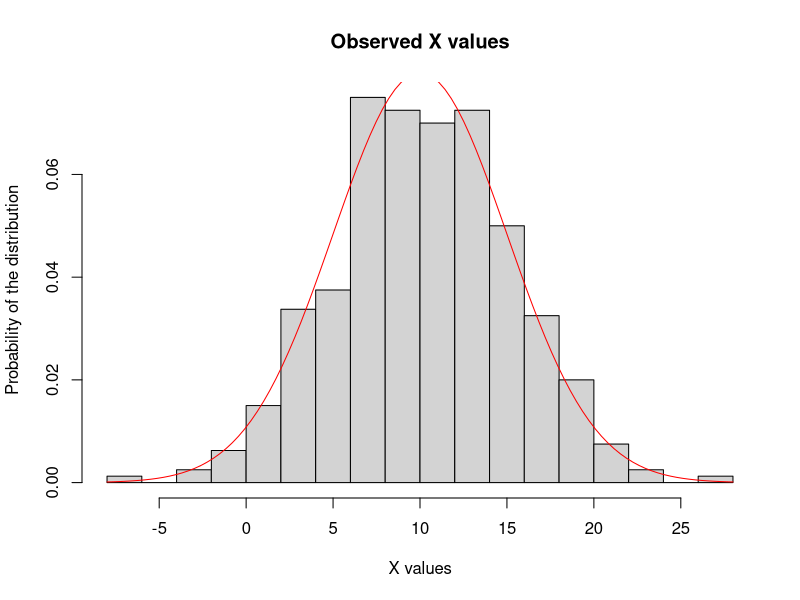
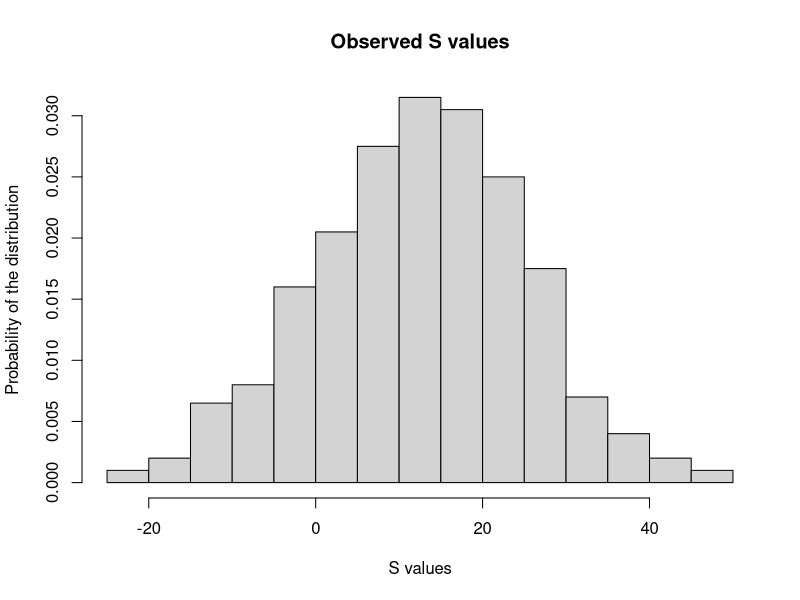
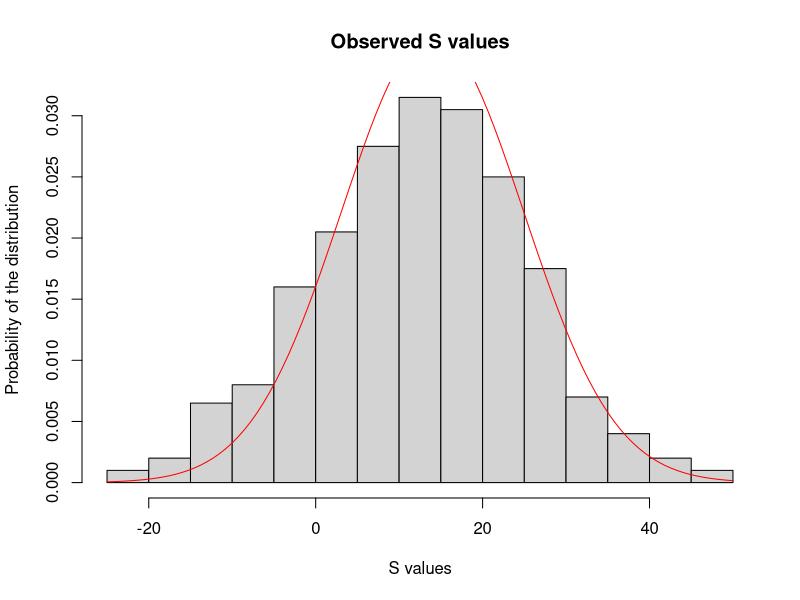
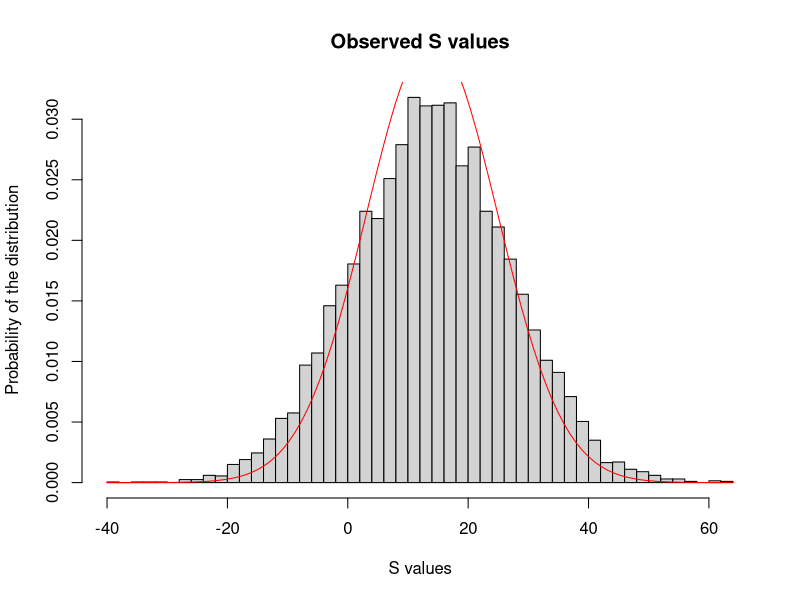
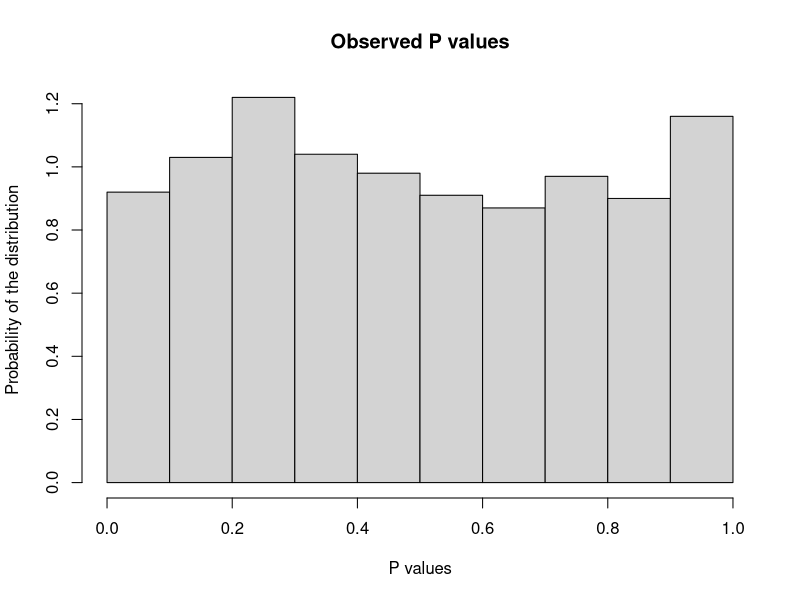
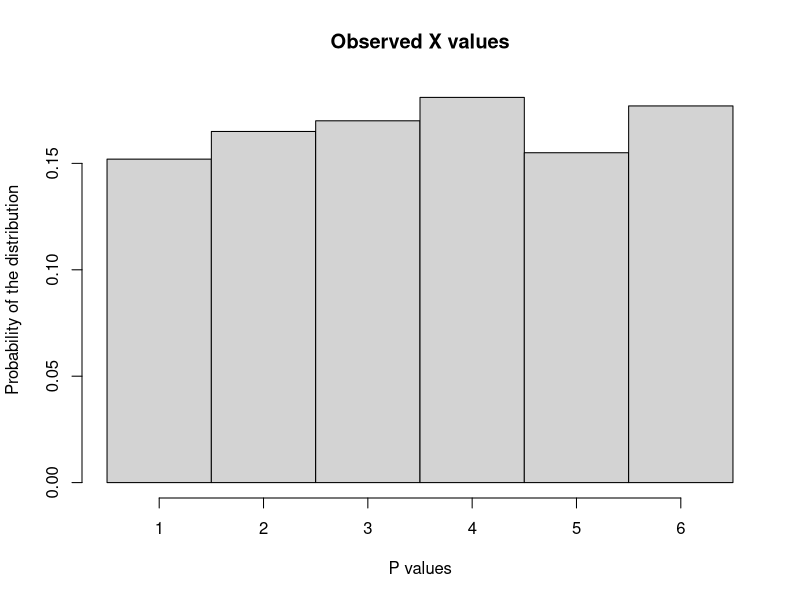

Source code (R) for these figures, in order:
## ---- chunk 1
knitr::opts_chunk$set(echo = TRUE)
## ---- chunk 2
m = 10
s = 5
n = 400
X = rnorm(n, m, s)
hist(X,breaks = 15, prob = TRUE, main = "Observed X values", ylab = "Probability of the distribution", xlab = "X values")
curve((2*pi*s^2)^(-1/2)*exp(-(x - m)^2 / (2*s^2)), add = TRUE, col = "red")
## ---- chunk 3
m2 = 24
s2 = 12
Y = rnorm(n, m2, s2)
S = c(Y - X)
hist(S, breaks = 15, prob = TRUE, main = "Observed S values", xlab = "S values", ylab = "Probability of the distribution")
## ---- chunk 4
m3 = 14
v = 119
hist(S, breaks = 15, prob = TRUE, main = "Observed S values", xlab = "S values", ylab = "Probability of the distribution")
curve((2*pi*v)^(-1/2)*exp(-(x - m3)^2 / (2*v)), add = TRUE, col = "red")
## ---- chunk 5
n = 10000
X = rnorm(n, m, s)
Y = rnorm(n, m2, s2)
S = c(Y - X)
hist(S, breaks = 50, prob = TRUE, main = "Observed S values", xlab = "S values", ylab = "Probability of the distribution")
curve((2*pi*v)^(-1/2)*exp(-(x - m3)^2 / (2*v)), add = TRUE, col = "red")
## ---- chunk 6
n = 1000
Psample = runif(n, 0, 1)
Xsample = numeric(n)
for(i in 1:n){
  Xsample[i] = rbinom(1, 5, Psample[i]) + 1
}
hist(Psample, prob = TRUE, main = "Observed P values", xlab = "P values", ylab = "Probability of the distribution")
hist(Xsample, breaks = c(0.5:6.5), prob = TRUE, main = "Observed X values", xlab = "P values", ylab = "Probability of the distribution")
## ---- chunk 7
probX = numeric(6)
for(i in 1:6){
  probX[i] = table(Xsample)[[as.character(i)]] / n
}
## ---- chunk 8
sum(probX) / 6

# Verifying
n = 100000
Psample = runif(n, 0, 1)
Xsample = numeric(n)
for(i in 1:n){
  Xsample[i] = rbinom(1, 5, Psample[i]) + 1
}
probX = numeric(6)
for(i in 1:6){
  probX[i] = table(Xsample)[[as.character(i)]] / n
}
sum(probX) / 6
## ---- chunk 9
experiment = function(n){
  if(n <= 0) {
    0
  }else{
      Psample = runif(n, 0, 1)
      Xsample = numeric(n)
      for(i in 1:n){
        Xsample[i] = rbinom(1, 5, Psample[i]) + 1
      }
      probX = numeric(6)
      for(i in 1:min(6, n)){
        probX[i] = sum(Xsample == i) / n
      }
      sum(probX) / 6
    }
  }

#i) 
print(experiment(5))

#ii)
print(experiment(100000))
